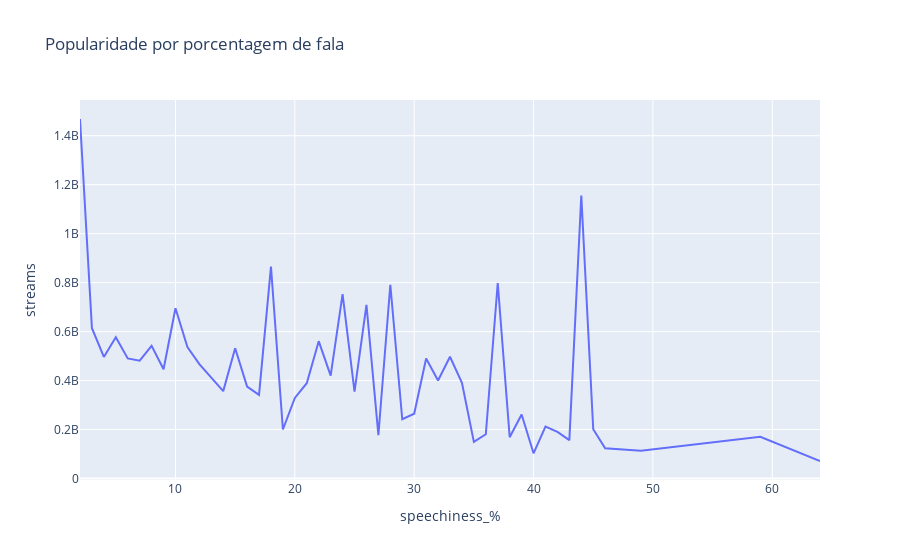

The notebook cell this image was saved under:
### Markdown cell above
---
Nos últimos anos tem-se popularizado músicas mais curtas e com refrões curtos e repetitivos, vemos essas músicas principalmente em aplicativos de vídeos curtos como o TikTok e o Instagram, vamos analisar como essa visão se demonstra pelos dados.

### Code cell
temp = df[['speechiness_%', 'streams']].groupby('speechiness_%').mean().reset_index().sort_values(by='speechiness_%')
fig = px.line(temp, x='speechiness_%', y='streams', title='Popularidade por porcentagem de fala')
fig.show()

### Figure 1 — Plotly figure (JSON) as saved in the notebook; plotly's stock layout.template omitted (floating-point values rounded to 4 significant figures)
{"data": [{"hovertemplate": "speechiness_%=%{x}<br>streams=%{y}<extra></extra>", "legendgroup": "", "line": {"color": "#636efa", "dash": "solid"}, "marker": {"symbol": "circle"}, "mode": "lines", "name": "", "orientation": "v", "showlegend": false, "type": "scatter", "x": [2, 3, 4, 5, 6, 7, 8, 9, 10, 11, 12, 13, 14, 15, 16, 17, 18, 19, 20, 21, 22, 23, 24, 25, 26, 27, 28, 29, 30, 31, 32, 33, 34, 35, 36, 37, 38, 39, 40, 41, 42, 43, 44, 45, 46, 49, 59, 64], "xaxis": "x", "y": [1468000000.0, 613900000.0, 496600000.0, 577200000.0, 490400000.0, 481100000.0, 541500000.0, 446000000.0, 695500000.0, 536900000.0, 467500000.0, 412600000.0, 356900000.0, 531737917, 375100000.0, 341700000.0, 865500000.0, 200200000.0, 328900000.0, 389100000.0, 560900000.0, 420500000.0, 752798470, 354700000.0, 708900000.0, 177100000.0, 791500000.0, 242100000.0, 264800000.0, 489900000.0, 400500000.0, 497167507, 391300000.0, 149432968, 180600000.0, 798376505, 168859550, 261300000.0, 103000000.0, 212234990, 190490915, 156898322, 1155505655, 201600000.0, 123700000.0, 113509496, 170413877, 71573339], "yaxis": "y"}], "layout": {"legend": {"tracegroupgap": 0}, "title": {"text": "Popularidade por porcentagem de fala"}, "xaxis": {"anchor": "y", "domain": [0, 1], "title": {"text": "speechiness_%"}}, "yaxis": {"anchor": "x", "domain": [0, 1], "title": {"text": "streams"}}}}
